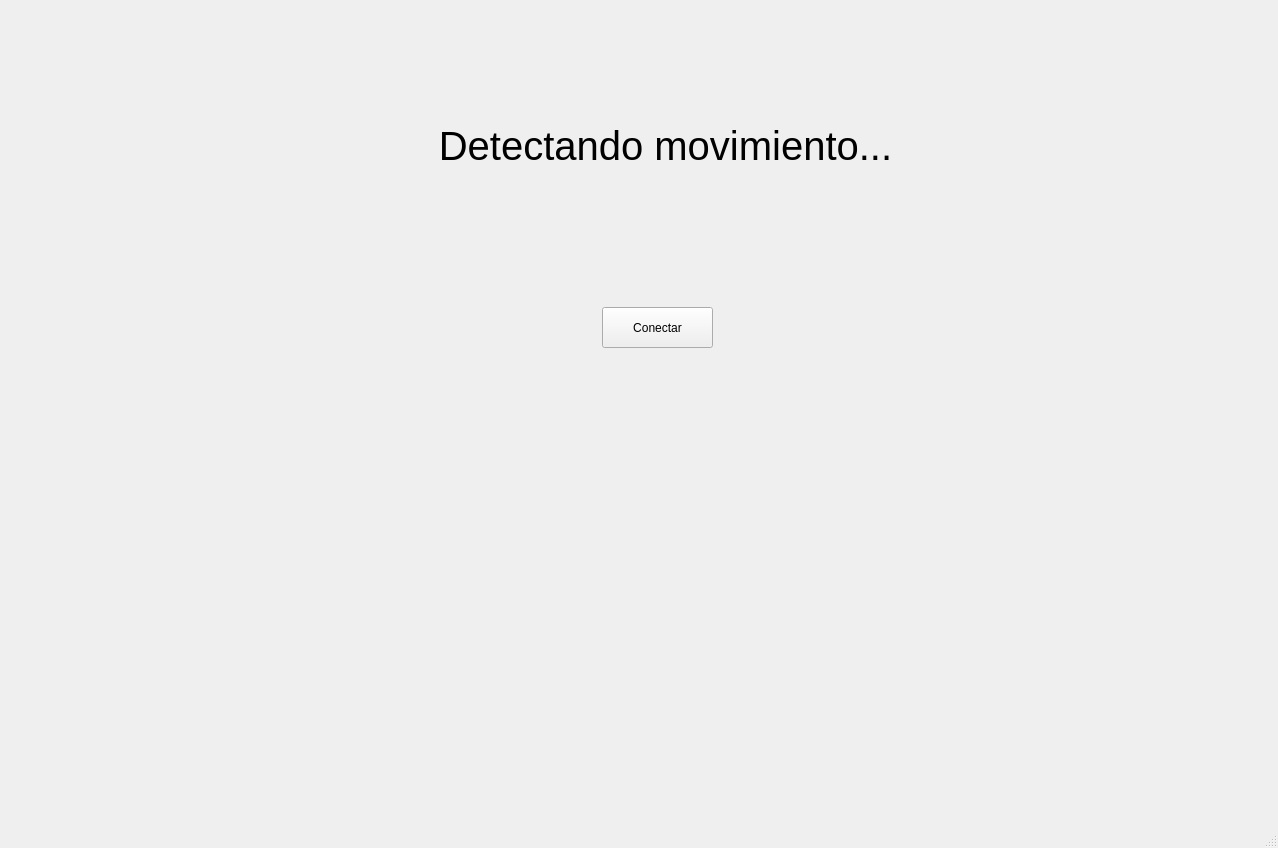
<?xml version="1.0" encoding="UTF-8"?>
<ui version="4.0">
 <class>MainWindow</class>
 <widget class="QMainWindow" name="MainWindow">
  <property name="geometry">
   <rect>
    <x>0</x>
    <y>0</y>
    <width>1278</width>
    <height>848</height>
   </rect>
  </property>
  <property name="windowTitle">
   <string>MainWindow</string>
  </property>
  <widget class="QWidget" name="centralwidget">
   <widget class="QLabel" name="lbMovimiento">
    <property name="geometry">
     <rect>
      <x>190</x>
      <y>50</y>
      <width>951</width>
      <height>191</height>
     </rect>
    </property>
    <property name="font">
     <font>
      <pointsize>30</pointsize>
      <weight>50</weight>
      <bold>false</bold>
     </font>
    </property>
    <property name="text">
     <string>Detectando movimiento...</string>
    </property>
    <property name="alignment">
     <set>Qt::AlignCenter</set>
    </property>
   </widget>
   <widget class="QPushButton" name="btnArduino">
    <property name="geometry">
     <rect>
      <x>602</x>
      <y>307</y>
      <width>111</width>
      <height>41</height>
     </rect>
    </property>
    <property name="text">
     <string>Conectar</string>
    </property>
   </widget>
  </widget>
  <widget class="QMenuBar" name="menubar">
   <property name="geometry">
    <rect>
     <x>0</x>
     <y>0</y>
     <width>1278</width>
     <height>26</height>
    </rect>
   </property>
  </widget>
  <widget class="QStatusBar" name="statusbar"/>
 </widget>
 <resources/>
 <connections/>
</ui>
